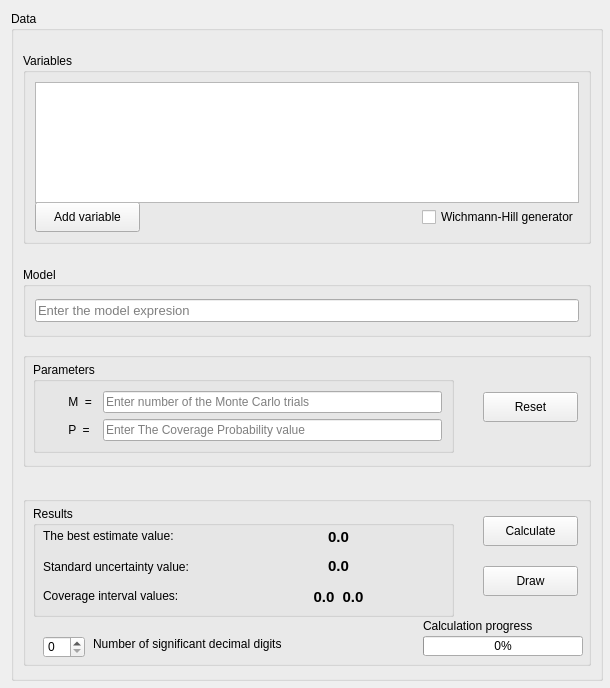
  <widget class="QWidget" name="centralwidget">
   <property name="sizePolicy">
    <sizepolicy hsizetype="Expanding" vsizetype="Minimum">
     <horstretch>0</horstretch>
     <verstretch>0</verstretch>
    </sizepolicy>
   </property>
   <property name="minimumSize">
    <size>
     <width>610</width>
     <height>688</height>
    </size>
   </property>
   <property name="maximumSize">
    <size>
     <width>610</width>
     <height>688</height>
    </size>
   </property>
   <layout class="QVBoxLayout" name="verticalLayout_2">
    <item>
     <widget class="QGroupBox" name="groupBox_6">
      <property name="minimumSize">
       <size>
        <width>592</width>
        <height>670</height>
       </size>
      </property>
      <property name="maximumSize">
       <size>
        <width>592</width>
        <height>670</height>
       </size>
      </property>
      <property name="title">
       <string>Data</string>
      </property>
      <layout class="QVBoxLayout" name="verticalLayout">
       <item>
        <widget class="QGroupBox" name="groupBox_13">
         <property name="minimumSize">
          <size>
           <width>531</width>
           <height>191</height>
          </size>
         </property>
         <property name="maximumSize">
          <size>
           <width>16777215</width>
           <height>191</height>
          </size>
         </property>
         <property name="font">
          <font>
           <pointsize>9</pointsize>
          </font>
         </property>
         <property name="layoutDirection">
          <enum>Qt::LeftToRight</enum>
         </property>
         <property name="title">
          <string>Variables</string>
         </property>
         <layout class="QGridLayout" name="gridLayout">
          <item row="2" column="0">
           <widget class="QPushButton" name="dodaj_btn">
            <property name="minimumSize">
             <size>
              <width>105</width>
              <height>30</height>
             </size>
            </property>
            <property name="maximumSize">
             <size>
              <width>105</width>
              <height>30</height>
             </size>
            </property>
            <property name="text">
             <string>Add variable</string>
            </property>
            <property name="icon">
             <iconset resource="icons.qrc">
              <normaloff>:/Icons/Pencil_icon.png</normaloff>:/Icons/Pencil_icon.png</iconset>
            </property>
           </widget>
          </item>
          <item row="0" column="0" colspan="3">
           <widget class="QTextEdit" name="textEdit">
            <property name="enabled">
             <bool>true</bool>
            </property>
            <property name="minimumSize">
             <size>
              <width>491</width>
              <height>121</height>
             </size>
            </property>
            <property name="readOnly">
             <bool>true</bool>
            </property>
           </widget>
          </item>
          <item row="2" column="2">
           <widget class="QCheckBox" name="checkBox_generator">
            <property name="text">
             <string>Wichmann-Hill generator</string>
            </property>
           </widget>
          </item>
          <item row="2" column="1">
           <spacer name="horizontalSpacer">
            <property name="orientation">
             <enum>Qt::Horizontal</enum>
            </property>
            <property name="sizeHint" stdset="0">
             <size>
              <width>40</width>
              <height>20</height>
             </size>
            </property>
           </spacer>
          </item>
         </layout>
        </widget>
       </item>
       <item>
        <widget class="QGroupBox" name="groupBox_8">
         <property name="minimumSize">
          <size>
           <width>531</width>
           <height>70</height>
          </size>
         </property>
         <property name="maximumSize">
          <size>
           <width>16777215</width>
           <height>61</height>
          </size>
         </property>
         <property name="font">
          <font>
           <pointsize>9</pointsize>
          </font>
         </property>
         <property name="title">
          <string>Model</string>
         </property>
         <layout class="QVBoxLayout" name="verticalLayout_3">
          <item>
           <widget class="QLineEdit" name="lineWyrazenie">
            <property name="font">
             <font>
              <pointsize>10</pointsize>
             </font>
            </property>
            <property name="placeholderText">
             <string>Enter the model expresion</string>
            </property>
           </widget>
          </item>
         </layout>
        </widget>
       </item>
       <item>
        <widget class="QGroupBox" name="groupBox_11">
         <property name="minimumSize">
          <size>
           <width>531</width>
           <height>115</height>
          </size>
         </property>
         <property name="maximumSize">
          <size>
           <width>16777215</width>
           <height>115</height>
          </size>
         </property>
         <property name="title">
          <string/>
         </property>
         <widget class="QGroupBox" name="groupBox_12">
          <property name="geometry">
           <rect>
            <x>10</x>
            <y>10</y>
            <width>421</width>
            <height>91</height>
           </rect>
          </property>
          <property name="font">
           <font>
            <pointsize>9</pointsize>
           </font>
          </property>
          <property name="title">
           <string>Parameters</string>
          </property>
          <layout class="QGridLayout" name="gridLayout_7">
           <item row="1" column="1">
            <widget class="QLineEdit" name="line_P">
             <property name="placeholderText">
              <string>Enter The Coverage Probability value</string>
             </property>
            </widget>
           </item>
           <item row="1" column="0">
            <widget class="QLabel" name="P_label">
             <property name="text">
              <string>       P  =  </string>
             </property>
            </widget>
           </item>
           <item row="0" column="0">
            <widget class="QLabel" name="M_label">
             <property name="text">
              <string>       M  =</string>
             </property>
            </widget>
           </item>
           <item row="0" column="1">
            <widget class="QLineEdit" name="line_M">
             <property name="placeholderText">
              <string>Enter number of the Monte Carlo trials</string>
             </property>
            </widget>
           </item>
          </layout>
         </widget>
         <widget class="QPushButton" name="reset_btn">
          <property name="geometry">
           <rect>
            <x>460</x>
            <y>40</y>
            <width>95</width>
            <height>30</height>
           </rect>
          </property>
          <property name="minimumSize">
           <size>
            <width>95</width>
            <height>30</height>
           </size>
          </property>
          <property name="maximumSize">
           <size>
            <width>95</width>
            <height>30</height>
           </size>
          </property>
          <property name="text">
           <string>Reset</string>
          </property>
          <property name="icon">
           <iconset resource="icons.qrc">
            <normaloff>:/Icons/Cancel_icon.png</normaloff>:/Icons/Cancel_icon.png</iconset>
          </property>
         </widget>
        </widget>
       </item>
       <item>
        <widget class="QGroupBox" name="groupBox_7">
         <property name="minimumSize">
          <size>
           <width>531</width>
           <height>170</height>
          </size>
         </property>
         <property name="maximumSize">
          <size>
           <width>16777215</width>
           <height>150</height>
          </size>
         </property>
         <property name="title">
          <string/>
         </property>
         <widget class="QGroupBox" name="wyniki_groupBox_2">
          <property name="geometry">
           <rect>
            <x>10</x>
            <y>10</y>
            <width>421</width>
            <height>111</height>
           </rect>
          </property>
          <property name="font">
           <font>
            <pointsize>9</pointsize>
           </font>
          </property>
          <property name="title">
           <string>Results</string>
          </property>
          <widget class="QLabel" name="Estymator_lbl_2">
           <property name="geometry">
            <rect>
             <x>10</x>
             <y>20</y>
             <width>171</width>
             <height>20</height>
            </rect>
           </property>
           <property name="text">
            <string>The best estimate value:</string>
           </property>
           <property name="alignment">
            <set>Qt::AlignLeading|Qt::AlignLeft|Qt::AlignVCenter</set>
           </property>
          </widget>
          <widget class="QLabel" name="Wynik_srednia">
           <property name="geometry">
            <rect>
             <x>200</x>
             <y>20</y>
             <width>211</width>
             <height>21</height>
            </rect>
           </property>
           <property name="font">
            <font>
             <pointsize>11</pointsize>
             <weight>75</weight>
             <bold>true</bold>
            </font>
           </property>
           <property name="text">
            <string>0.0</string>
           </property>
           <property name="alignment">
            <set>Qt::AlignCenter</set>
           </property>
          </widget>
          <widget class="QLabel" name="odchyl_lbl_2">
           <property name="geometry">
            <rect>
             <x>10</x>
             <y>50</y>
             <width>171</width>
             <height>21</height>
            </rect>
           </property>
           <property name="text">
            <string>Standard uncertainty value:</string>
           </property>
          </widget>
          <widget class="QLabel" name="Wynik_odchylenie">
           <property name="geometry">
            <rect>
             <x>200</x>
             <y>50</y>
             <width>211</width>
             <height>20</height>
            </rect>
           </property>
           <property name="font">
            <font>
             <pointsize>11</pointsize>
             <weight>75</weight>
             <bold>true</bold>
            </font>
           </property>
           <property name="text">
            <string>0.0</string>
           </property>
           <property name="alignment">
            <set>Qt::AlignCenter</set>
           </property>
          </widget>
          <widget class="QLabel" name="Wynik_przedzil">
           <property name="geometry">
            <rect>
             <x>200</x>
             <y>80</y>
             <width>211</width>
             <height>21</height>
            </rect>
           </property>
           <property name="font">
            <font>
             <family>MS Shell Dlg 2</family>
             <pointsize>11</pointsize>
             <weight>75</weight>
             <bold>true</bold>
            </font>
           </property>
           <property name="text">
            <string>0.0  0.0</string>
           </property>
           <property name="textFormat">
            <enum>Qt::AutoText</enum>
           </property>
           <property name="alignment">
            <set>Qt::AlignCenter</set>
           </property>
          </widget>
          <widget class="QLabel" name="przedzial_lbl_2">
           <property name="geometry">
            <rect>
             <x>10</x>
             <y>80</y>
             <width>171</width>
             <height>20</height>
            </rect>
           </property>
           <property name="text">
            <string>Coverage interval values:</string>
           </property>
           <property name="alignment">
            <set>Qt::AlignLeading|Qt::AlignLeft|Qt::AlignVCenter</set>
           </property>
          </widget>
         </widget>
         <widget class="QPushButton" name="draw_btn">
          <property name="geometry">
           <rect>
            <x>460</x>
            <y>70</y>
            <width>95</width>
            <height>30</height>
           </rect>
          </property>
          <property name="minimumSize">
           <size>
            <width>95</width>
            <height>30</height>
           </size>
          </property>
          <property name="maximumSize">
           <size>
            <width>95</width>
            <height>30</height>
           </size>
          </property>
          <property name="text">
           <string>Draw</string>
          </property>
          <property name="icon">
           <iconset resource="icons.qrc">
            <normaloff>:/Icons/Edit_page_icon.png</normaloff>:/Icons/Edit_page_icon.png</iconset>
          </property>
         </widget>
         <widget class="QSpinBox" name="spinBox">
          <property name="geometry">
           <rect>
            <x>20</x>
            <y>140</y>
            <width>42</width>
            <height>22</height>
           </rect>
          </property>
          <property name="specialValueText">
           <string/>
          </property>
         </widget>
         <widget class="QLabel" name="label_10">
          <property name="geometry">
           <rect>
            <x>70</x>
            <y>140</y>
            <width>271</width>
            <height>16</height>
           </rect>
          </property>
          <property name="text">
           <string>Number of significant decimal digits</string>
          </property>
         </widget>
         <widget class="QPushButton" name="oblicz_btn">
          <property name="geometry">
           <rect>
            <x>460</x>
            <y>20</y>
            <width>95</width>
            <height>30</height>
           </rect>
          </property>
          <property name="minimumSize">
           <size>
            <width>95</width>
            <height>30</height>
           </size>
          </property>
          <property name="maximumSize">
           <size>
            <width>95</width>
            <height>30</height>
           </size>
          </property>
          <property name="text">
           <string>Calculate</string>
          </property>
          <property name="icon">
           <iconset resource="icons.qrc">
            <normaloff>:/Icons/Play_icon.png</normaloff>:/Icons/Play_icon.png</iconset>
          </property>
         </widget>
         <widget class="QProgressBar" name="progressBar">
          <property name="geometry">
           <rect>
            <x>400</x>
            <y>140</y>
            <width>160</width>
            <height>20</height>
           </rect>
          </property>
          <property name="minimumSize">
           <size>
            <width>160</width>
            <height>20</height>
           </size>
          </property>
          <property name="maximumSize">
           <size>
            <width>160</width>
            <height>20</height>
           </size>
          </property>
          <property name="value">
           <number>0</number>
          </property>
         </widget>
         <widget class="QLabel" name="label">
          <property name="geometry">
           <rect>
            <x>400</x>
            <y>120</y>
            <width>171</width>
            <height>20</height>
           </rect>
          </property>
          <property name="text">
           <string>Calculation progress</string>
          </property>
         </widget>
        </widget>
       </item>
      </layout>
     </widget>
    </item>
   </layout>
  </widget>
